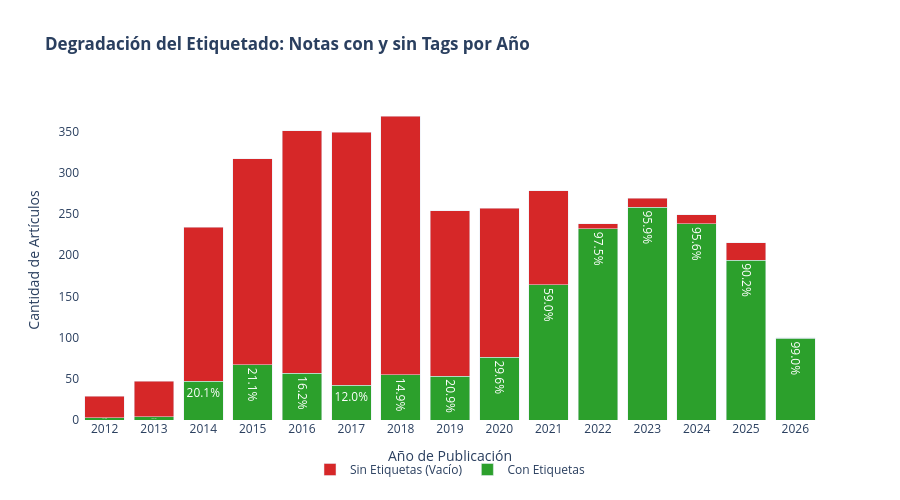

The code cell stored with this chart in its notebook:
### Code cell
import plotly.graph_objects as go

# 1. Traemos el año de publicación directo del archivo original
df_fechas = pd.read_csv(RAW_DATA, usecols=["ID", "post_year"])
df_evolucion = df.merge(df_fechas, on="ID", how="left")

# 2. Agrupamos por año: Total de notas vs Notas con tag
evolucion = (
    df_evolucion.groupby("post_year")
    .agg(
        total_notas=("doc_id", "count"),
        notas_con_tag=("tiene_tag", "sum")
    )
    .reset_index()
)
evolucion["notas_sin_tag"] = evolucion["total_notas"] - evolucion["notas_con_tag"]
evolucion["pct_con_tag"] = (evolucion["notas_con_tag"] / evolucion["total_notas"] * 100).round(1)

# Filtramos posibles años nulos o erróneos (ej. 1970)
evolucion = evolucion[evolucion["post_year"] > 2010]

# 3. Gráfico de barras apiladas
fig_evo = go.Figure()

# Barra inferior: Notas que SÍ tienen tag
fig_evo.add_trace(go.Bar(
    x=evolucion["post_year"],
    y=evolucion["notas_con_tag"],
    name="Con Etiquetas",
    marker_color='#2ca02c',
    text=evolucion["pct_con_tag"].astype(str) + "%",
    textposition='inside'
))

# Barra superior: Notas SIN tag
fig_evo.add_trace(go.Bar(
    x=evolucion["post_year"],
    y=evolucion["notas_sin_tag"],
    name="Sin Etiquetas (Vacío)",
    marker_color='#d62728'
))

fig_evo.update_layout(
    barmode='stack',
    title="<b>Degradación del Etiquetado: Notas con y sin Tags por Año</b>",
    xaxis_title="Año de Publicación",
    yaxis_title="Cantidad de Artículos",
    height=500,
    width=900,
    plot_bgcolor='rgba(0,0,0,0)',
    legend=dict(orientation="h", yanchor="bottom", y=-0.2, xanchor="center", x=0.5)
)
fig_evo.update_xaxes(type='category') # Para que los años se vean discretos
fig_evo.write_html(OUTPUT_DIR / "03_evolucion_etiquetado.html")
fig_evo.show()

### Figure 1 — Plotly figure (JSON) as saved in the notebook; plotly's stock layout.template omitted (floating-point values rounded to 4 significant figures)
{"data": [{"marker": {"color": "#2ca02c"}, "name": "Con Etiquetas", "text": ["10.3%", "8.5%", "20.1%", "21.1%", "16.2%", "12.0%", "14.9%", "20.9%", "29.6%", "59.0%", "97.5%", "95.9%", "95.6%", "90.2%", "99.0%"], "textposition": "inside", "type": "bar", "x": [2012, 2013, 2014, 2015, 2016, 2017, 2018, 2019, 2020, 2021, 2022, 2023, 2024, 2025, 2026], "y": [3, 4, 47, 67, 57, 42, 55, 53, 76, 164, 232, 258, 238, 194, 99]}, {"marker": {"color": "#d62728"}, "name": "Sin Etiquetas (Vacío)", "type": "bar", "x": [2012, 2013, 2014, 2015, 2016, 2017, 2018, 2019, 2020, 2021, 2022, 2023, 2024, 2025, 2026], "y": [26, 43, 187, 250, 294, 307, 314, 201, 181, 114, 6, 11, 11, 21, 1]}], "layout": {"barmode": "stack", "height": 500, "legend": {"orientation": "h", "x": 0.5, "xanchor": "center", "y": -0.2, "yanchor": "bottom"}, "plot_bgcolor": "rgba(0,0,0,0)", "title": {"text": "<b>Degradación del Etiquetado: Notas con y sin Tags por Año</b>"}, "width": 900, "xaxis": {"title": {"text": "Año de Publicación"}, "type": "category"}, "yaxis": {"title": {"text": "Cantidad de Artículos"}}}}
